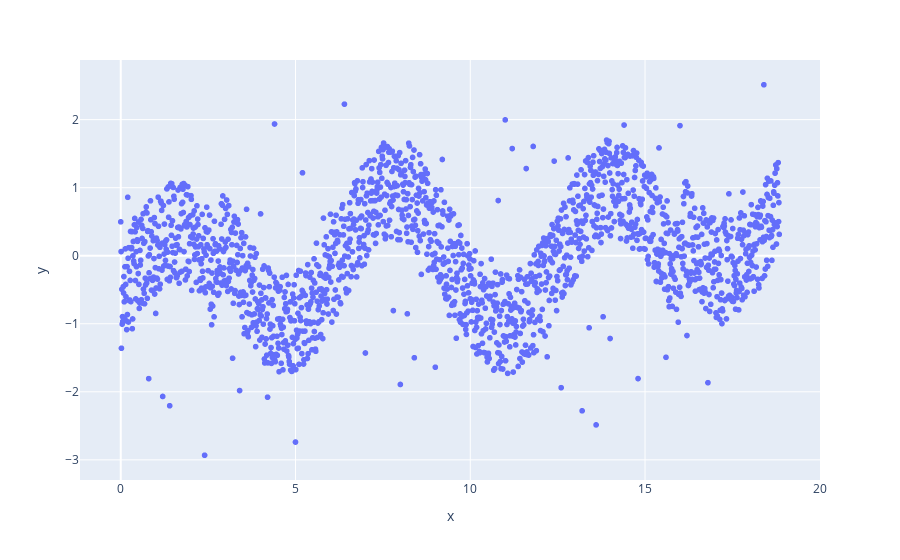

The notebook cell saved with this chart:
### Code cell
# вычтем предикты второго классификатора из меток первого классификатора
y2 = y1 - y_hat

px.scatter(x=X.ravel(), y=y2).show()

### Figure 1 — Plotly figure (JSON) as saved in the notebook; plotly's stock layout.template omitted (floating-point values rounded to 4 significant figures; data arrays with more than 128 entries replaced by an {"elided": "..."} marker saying what was removed)
{"data": [{"hovertemplate": "x=%{x}<br>y=%{y}<extra></extra>", "legendgroup": "", "marker": {"color": "#636efa", "symbol": "circle"}, "mode": "markers", "name": "", "showlegend": false, "x": {"elided": "1885 float values"}, "xaxis": "x", "y": {"elided": "1885 float values"}, "yaxis": "y", "type": "scattergl"}], "layout": {"xaxis": {"anchor": "y", "domain": [0.0, 1.0], "title": {"text": "x"}}, "yaxis": {"anchor": "x", "domain": [0.0, 1.0], "title": {"text": "y"}}, "legend": {"tracegroupgap": 0}, "margin": {"t": 60}}}
